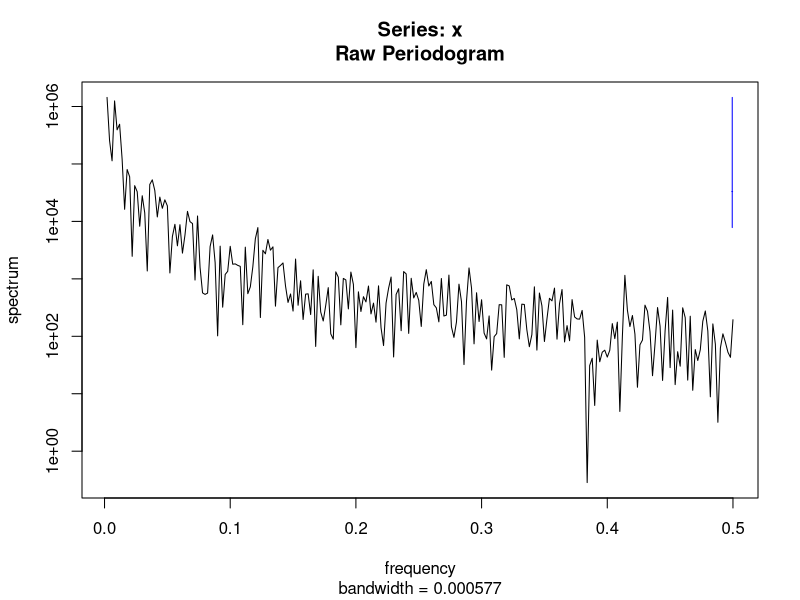
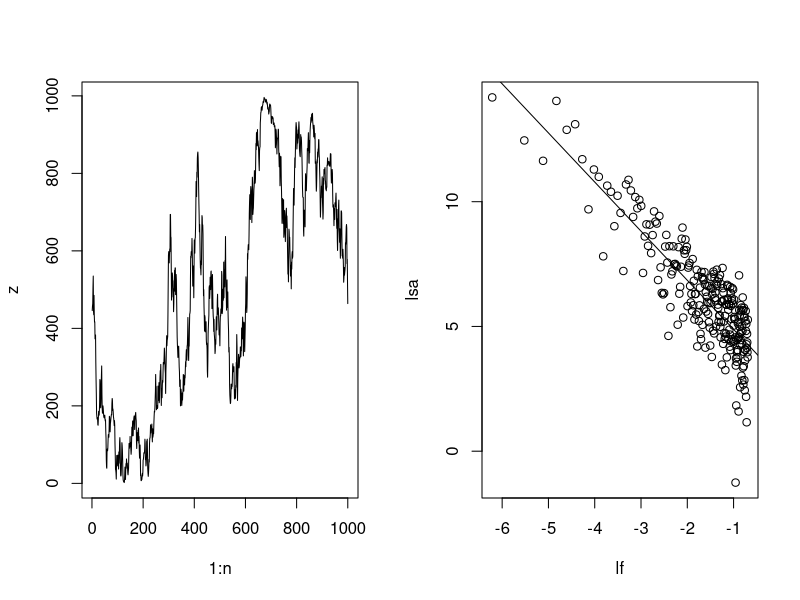
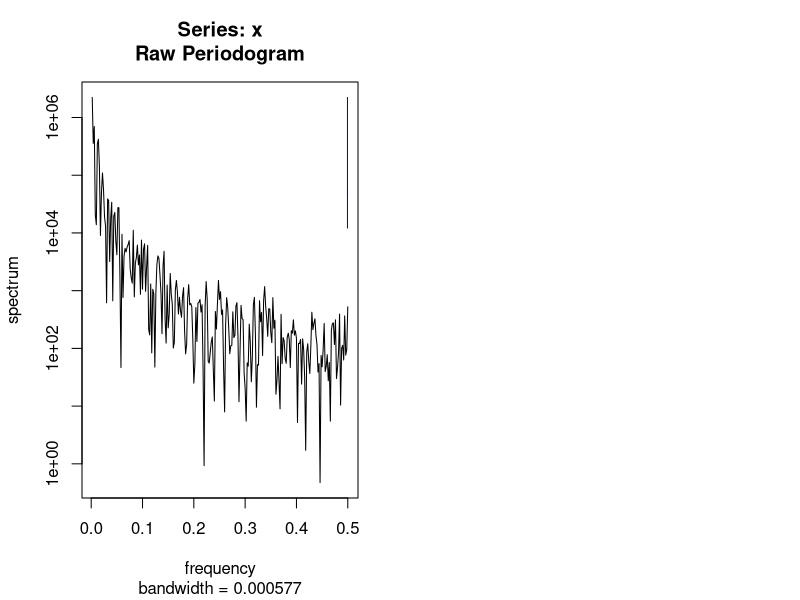
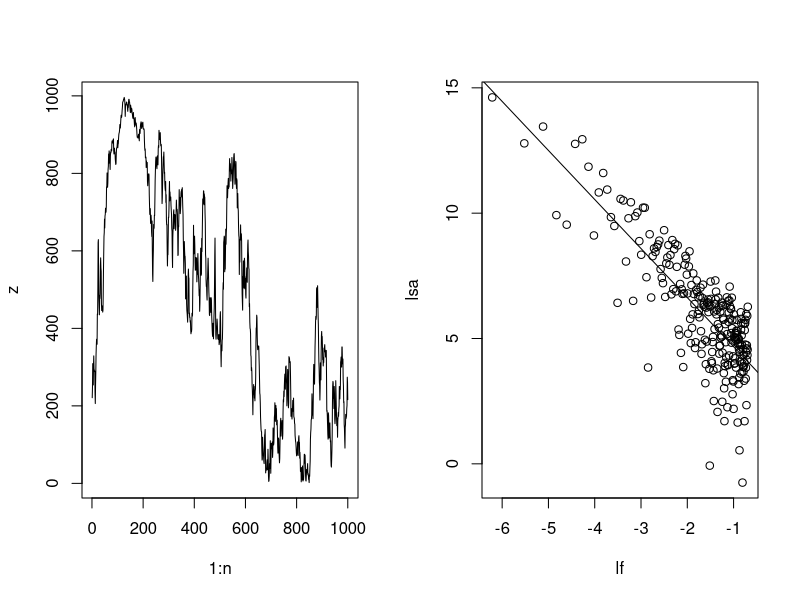

Recreate these plots in R, in order.
### Functions that perform spectral mimicry (Cohen et al. 1999, Cohen et al. 1998, Petchey et al. 1997)

one_over_f <- function(gamma=1, N=200){
  ## Generate 1/f noise with power = gamma
  ## after Petchey SAS code, etc.
  N.2 <- N/2
  sine.waves <- matrix(NA, nr=N, nc=N.2)
  steps=2*pi*(1:N)/N
  phase <- runif(N.2, 0, 2*pi)
  for(i in 1:N.2) {
    freq <- i
    weight <- 1/(freq^gamma)
    y <- weight*sin(freq*steps+phase[i])
    sine.waves[,i] <- y

  }
  my.series <- rowSums(sine.waves)
  return(my.series)
}

spec_mimic <- function(X, Y=NULL, gamma=1){
  ## Based on J. E. Cohen, C. M. Newman, A. E. Cohen, O. L. Petchey, and A. Gonzalez. Spectral mimicry: a method of synthesizing matching time series with different {F}ourier spectra. Circuits, Systems and Signal Processing, 18:431–442, 1999.

  ## X is the raw data that we want to rearrange to match some
  ## particular spectrum

  ## Y is the time series whose spectum we would like to mimic.

  ## gamma is the power of a simulated spectrum.
  ## If we do not specify Y, then this function will generate a random
  ## time series with with 1/f noise with this power.

  if(!is.null(Y)) {
    Z <- sort(X)[rank(Y)]
  } else {
    n <- length(X)
    Y2 <- one_over_f(N=n, gamma = gamma)
      Z <- sort(X)[rank(Y2)]
  }
  return(Z)

}

plot_f <- function(z){
  ## plotting function, which also estimates of the slope of
  ## log(amplitude) - log(freq)
  ##
  n <- length(z)
  z1 <- z[1:(n/2)][-1]
  spz <- stats::spectrum(z1)
  lsa <- log(spz$spec)
  lf <- log(spz$freq)
  m <- lm(lsa~lf)
  par(mfrow=c(1,2))
  plot(1:n, z, type='l')
  plot(lf, lsa)
  abline(m)
  confint(m)[2,]
}


## Example
N <- 1000
gamma <- 1
X <- sample(1:N, size=N, replace=TRUE)
Y <- one_over_f(N, gamma = gamma)
Z <- spec_mimic(X, Y)
plot_f(Z)

Z2 <- spec_mimic(X, gamma=1)
plot_f(Z2)

################################################

## Pulled off of StackOverflow
  one_over_f_simon <- function(N, gamma = 0){
    ## This function generates a time series of 1/f noise
    ## gamma is the color of the noise, and
    ## gamma=0,1,2 are white, pink, and red noise respectively.

    ## function to generate 1/f noise is by Simon C. on Stack Overflow

    f <- seq(from=0, to=pi, length.out=(N/2+1))[-c(1,(N/2+1))] # Fourier frequencies
    f_ <- 1 / f^gamma # Power law
    RW <- sqrt(0.5*f_) * rnorm(N/2-1) # for the real part
    IW <- sqrt(0.5*f_) * rnorm(N/2-1) # for the imaginary part
    fR <- complex(real = c(rnorm(1), RW, rnorm(1), RW[(N/2-1):1]),
                  imaginary = c(0, IW, 0, -IW[(N/2-1):1]), length.out=N)
    ## Those complex numbers that are to be back transformed for
    ## Fourier Frequencies 0, 2pi/N, 2*2pi/N, ..., pi, ..., 2pi-1/N
    ## Choose in a way that frequencies are complex-conjugated and symmetric around pi
    ## 0 and pi do not need an imaginary part
    reihe <- Re(fft(fR, inverse=TRUE)) # go back into time domain
    return(Re(reihe)) # clean up because imaginary part is 0
  }
